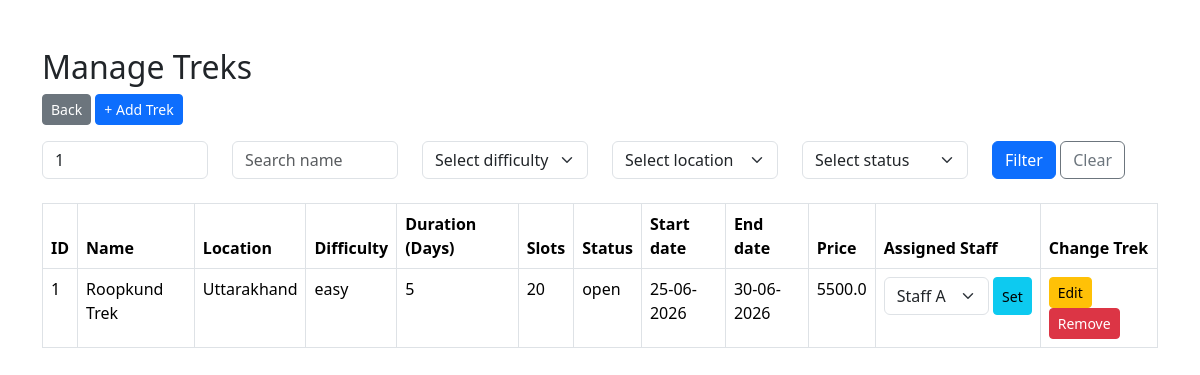
Screenshot of /admin/treks?trek_id=1 (signed in) with the database file from the repository.
### models/trek.py (models this page shows, shortened)
class Trek(db.Model):
    __tablename__ = "treks"
    trek_id = db.Column(db.Integer, primary_key=True, autoincrement=True)
    trek_name = db.Column(db.String(100), nullable=False)
    location = db.Column(db.String(100), nullable=False)
    difficulty = db.Column(db.String(20), nullable=False) # easy, moderate, hard
    duration = db.Column(db.Integer, nullable=False)
    available_slots = db.Column(db.Integer, nullable=False)
    assigned_staff_id = db.Column(db.Integer, db.ForeignKey('staff.staff_id'), nullable=True)
    status = db.Column(db.String(20), nullable=False) # pending, approved, open, closed, completed
    start_date = db.Column(db.DateTime, nullable=False)
    end_date = db.Column(db.DateTime, nullable=False)
    price = db.Column(db.Float, nullable=False)
    bookings = db.relationship('Booking', backref = 'trek', lazy = True)

### models/staff.py (models this page shows, shortened)
class Staff(db.Model, UserMixin):
    __tablename__ = "staff"
    staff_id = db.Column(db.Integer, primary_key=True, autoincrement=True)
    name = db.Column(db.String(100), nullable=False)
    phone_number = db.Column(db.String(15), nullable=False)
    status = db.Column(db.String(20), nullable=False, default='active') # 'active' or 'inactive'
    number_of_treks_completed = db.Column(db.Integer, nullable=False, default=0)
    email = db.Column(db.String(100), unique=True, nullable=False)
    password = db.Column(db.String(255), nullable=False)
    is_approved = db.Column(db.Boolean, nullable=False, default=False)
    role = "staff"
    treks = db.relationship('Trek', backref='staff', lazy=True)

### routes/admin.py (the view)
@admin_routes.route('/admin/treks')
@login_required
def manage_treks():
    if current_user.role != "admin":
        return "Access Denied", 403
    trek_id = (request.args.get('trek_id') or '').strip()
    name = (request.args.get('name') or '').strip()
    difficulty = (request.args.get('difficulty') or '').strip()
    location = (request.args.get('location') or '').strip()
    status = (request.args.get('status') or '').strip()
    filters = []
    if trek_id.isdigit():
        filters.append(Trek.trek_id == int(trek_id))
    if name:
        filters.append(Trek.trek_name.ilike(f"%{name}%"))
    if difficulty:
        filters.append(Trek.difficulty == difficulty)
    if location:
        filters.append(Trek.location == location)
    if status:
        filters.append(Trek.status == status)
    treks = Trek.query.filter(*filters).all()
    locations = [row[0] for row in db.session.query(Trek.location).distinct().all()]
    assignable_staff = Staff.query.filter_by(is_approved=True, status='active').all()
    return render_template('admin_treks.html', treks=treks, locations=locations,
                           u_trek_id=trek_id, u_name=name, u_difficulty=difficulty,
                           u_location=location, u_status=status, assignable_staff=assignable_staff)

### app.py (called while the page is built)
@login_manager.user_loader
def load_user(user_id):
    role, id = user_id.split(':')
    id = int(id)
    if role == 'admin':
        return Admin.query.get(id)
    elif role == 'staff':
        return Staff.query.get(id)
    elif role == 'user':
        return User.query.get(id)
    else:
        return None

### templates/admin_treks.html (shortened to what this page needs)
<!DOCTYPE html>
<html lang="en">
<head>
    <link href="https://cdn.jsdelivr.net/npm/bootstrap@5.3.2/dist/css/bootstrap.min.css" rel="stylesheet">
</head>
<body>
    <div class="container mt-5">
        <h2>Manage Treks</h2>
        <a href="{{ url_for('admin.admin_dashboard') }}" class="btn btn-secondary btn-sm mb-3">Back</a>
        <a href="{{ url_for('admin.add_trek') }}" class="btn btn-primary btn-sm mb-3">+ Add Trek</a>
        <form method="GET" action="{{ url_for('admin.manage_treks') }}" class="row g-4 mb-4">
            <div class="col-md-2">
                <input type="text" name="trek_id" class="form-control" placeholder="Search ID" value="{{ u_trek_id }}">
            </div>
            <div class="col-md-2">
                <input type="text" name="name" class="form-control" placeholder="Search name" value="{{ u_name }}">
            </div>
            <div class="col-md-2">
                <select name="difficulty" class="form-select">
                    <option value="">Select difficulty</option>
                </select>
            </div>
            <div class="col-md-2">
                <select name="location" class="form-select">
                    <option value="">Select location</option>
                </select>
            </div>
            <div class="col-md-2">
                <select name="status" class="form-select">
                    <option value="">Select status</option>
                </select>
            </div>
            <div class="col-md-2">
                <button type="submit" class="btn btn-primary">Filter</button>
                <a href="{{ url_for('admin.manage_treks') }}" class="btn btn-outline-secondary">Clear</a>
            </div>
        </form>
        <table class="table table-bordered">
            <thead>
                <tr>
                    <th>ID</th>
                    <th>Name</th>
                    <th>Location</th>
                    <th>Difficulty</th>
                    <th>Duration (Days)</th>
                    <th>Slots</th>
                    <th>Status</th>
                    <th>Start date</th>
                    <th>End date</th>
                    <th>Price</th>
                    <th>Assigned Staff</th>
                    <th>Change Trek</th>
                </tr>
            </thead>
            <tbody>
                {% for trek in treks %}
                <tr>
                    <td>{{ trek.trek_id }}</td>
                    <td>{{ trek.trek_name }}</td>
                    <td>{{ trek.location }}</td>
                    <td>{{ trek.difficulty }}</td>
                    <td>{{ trek.duration }}</td>
                    <td>{{ trek.available_slots }}</td>
                    <td>{{ trek.status }}</td>
                    <td>{{ trek.start_date.strftime('%d-%m-%Y') }}</td>
                    <td>{{ trek.end_date.strftime('%d-%m-%Y') }}</td>
                    <td>{{ trek.price }}</td>
                    <td>
                        <form method="POST" action="{{url_for('admin.assign_staff', trek_id=trek.trek_id)}}" class="d-flex gap-1">
                            <select name="staff_id" class="form-select form-select sm">
                                {% for staff in assignable_staff %}
                                <option value="{{staff.staff_id}}" {% if trek.assigned_staff_id == staff.staff_id %}selected{% endif %}>{{staff.name}}</option>
                                {% endfor %}
                            </select>
                            <button type="submit" class="btn btn-info btn-sm">Set</button>
                        </form>
                    </td>
                    <td>
                        <a href="{{ url_for('admin.edit_trek', trek_id=trek.trek_id) }}" class="btn btn-warning btn-sm">Edit</a>
                        <form method="POST" action="{{ url_for('admin.delete_trek', trek_id=trek.trek_id) }}" style="display:inline">
                            <button type="submit" class="btn btn-danger btn-sm" onclick="return confirm('Delete this trek?')">Remove</button>
                        </form>
                    </td>
                </tr>
                {% endfor %}
            </tbody>
        </table>
    </div>
</body>
</html>

### rows the page displays
Trek: trek_id "1", trek_name "Roopkund Trek", location "Uttarakhand", difficulty "easy", duration "5", available_slots "20", status "open", start_date "25-06-2026", end_date "30-06-2026", price "5500.0", staff_id "Staff A"
